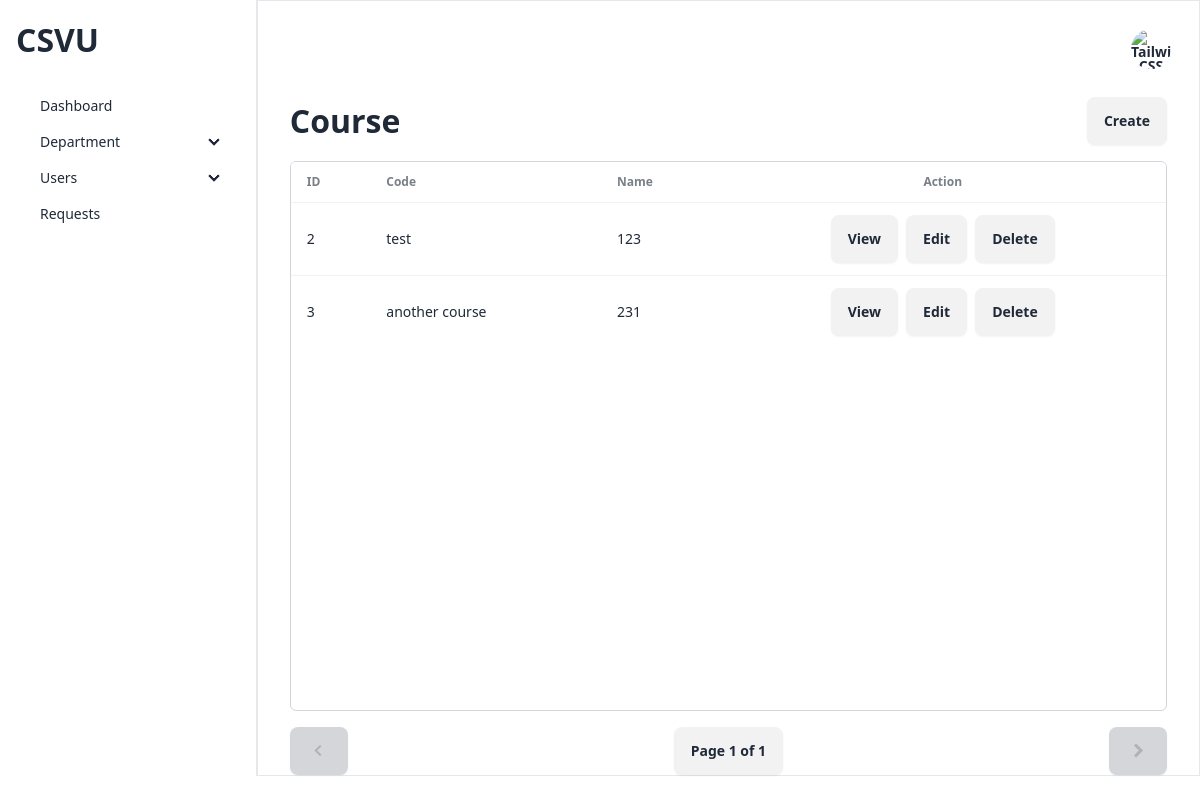
The app's page /admin/views/manage-course.php (signed in) with its own data.
### tables this page shows
CREATE TABLE `ap_courses` (
  `id` int(11) NOT NULL,
  `course` varchar(255) NOT NULL,
  `course_code` int(11) NOT NULL
);

### admin/views/manage-course.php (the view, shortened to what this page needs)
<?php
require("../../configuration/config.php");
require_once("../../components/header.php");
$limit = 10;
$page = isset($_GET['page']) ? $_GET['page'] : 1;
$start = ($page - 1) * $limit;
$courseCount = $dbCon->query("SELECT COUNT(*) AS count FROM ap_courses")->fetch_assoc();
$total = $courseCount['count'];
$pages = ceil($total / $limit);
$courses = $dbCon->query("SELECT * FROM ap_courses LIMIT $start, $limit");
?>
<main class="h-[95%]overflow-x-hidden flex">
    <?php require_once("../layout/sidebar.php")  ?>
    <section class="border w-full px-4">
        <?php require_once("../layout/topbar.php") ?>
        <div class="px-4 flex justify-between flex-col gap-4">
            <div class="flex justify-between items-center">
                <div class="flex justify-between items-center">
                    <h1 class="text-[32px] font-bold">Course</h1>
                </div>
                <a href="./create/course.php" class="btn">Create</a>
            </div>
            <div class="overflow-x-hidden border border-gray-300 rounded-md" style="height: calc(100vh - 250px)">
                <table class="table table-md table-pin-rows table-pin-cols ">
                    <thead>
                        <tr>
                            <th>ID</th>
                            <td>Code</td>
                            <td>Name</td>
                            <td class="text-center">Action</td>
                        </tr>
                    </thead>
                    <tbody>
                        <?php while($course = $courses->fetch_assoc()) { ?>
                            <tr>
                                <td><?= $course['id'] ?></td>
                                <td><?= $course['course'] ?></td>
                                <td><?= $course['course_code'] ?></td>
                                <td>
                                    <div class="flex justify-center gap-2">
                                        <label for="view-course-<?= $course['id'] ?>" class="btn btn-small">View</label>
                                        <label for="edit-course-<?= $course['id'] ?>" class="btn btn-small">Edit</label>
                                        <label for="delete-modal-<?= $course['id'] ?>" class="btn btn-small">Delete</label>
                                    </div>
                                </td>
                            </tr>
                        <?php } ?>
                    </tbody>
                </table>
            </div>
            <div class="flex justify-between items-center">
                <a class="btn text-[24px]" href="<?= $_SERVER['PHP_SELF'] ?>?page=<?= $page - 1 ?>" <?php if($page - 1 <= 0) { ?> disabled <?php } ?>>
                    <i class='bx bx-chevron-left'></i>
                </a>
                <button class="btn" type="button">Page <?= $page ?> of <?= $pages ?></button>
                <a class="btn text-[24px]" href="<?= $_SERVER['PHP_SELF'] ?>?page=<?= $page + 1 ?>" <?php if($page + 1 >= $pages) { ?> disabled <?php } ?>>
                    <i class='bx bxs-chevron-right' ></i>
                </a>
            </div>
        </div>
    </section>
</main>

### records on screen
ap_courses: id "2", course "test", course_code "123"
ap_courses: id "3", course "another course", course_code "231"

### other values on screen
$page "1"
$pages "1"
